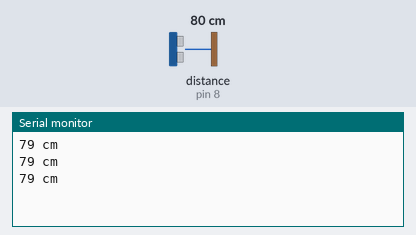
A sketch run on a simulated Arduino Uno, built with avr-gcc and run on an emulated ATmega328P. Shown: the last lines printed to the serial monitor. Wiring (inferred from the names in the program): ultrasonic range finder: trigger pin 9; echo pin 8. Inputs (shaded band) come from the test bench; at power-on: distance to the obstacle (sensor on pin 8) 80 cm. The echo pulse lasts 58.3 µs per cm.

Above: at 1.3 s.
1.4 s: distance to the obstacle (sensor on pin 8) set to 2 cm
At 1.9 s:
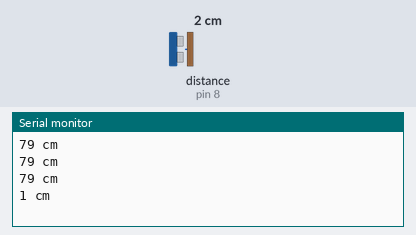
2.9 s: distance to the obstacle (sensor on pin 8) set to 4 cm
At 3.4 s:
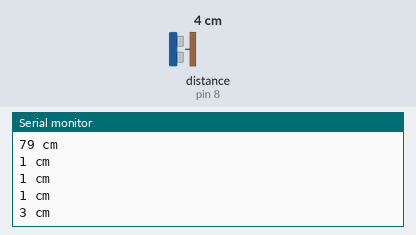
Timing chart, 0 to 5.9 s (numbered marks = the images above; inputs shaded):
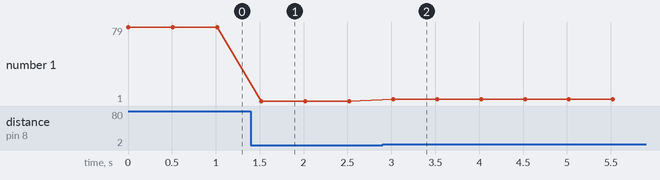

The sketch:

DistanceSensor.ino
```cpp
/*
 HC-SR04 Ping distance sensor]
 VCC to arduino 5v GND to arduino GND
 Echo to Arduino pin 13 Trig to Arduino pin 12
 Red POS to Arduino pin 11
 Green POS to Arduino pin 10
 560 ohm resistor to both LED NEG and GRD power rail
 More info at: http://goo.gl/kJ8Gl
 Original code improvements to the Ping sketch sourced from Trollmaker.com
 Some code and wiring inspired by http://en.wikiversity.org/wiki/User:Dstaub/robotcar
 */

#define TRIG_PIN 9
#define ECHO_PIN 8

void setup()
{
  Serial.begin (9600);
  pinMode(TRIG_PIN, OUTPUT);
  pinMode(ECHO_PIN, INPUT);
}

void loop()
{
  long distance = MeasureDistance(TRIG_PIN, ECHO_PIN);
  if (distance >= 20000 || distance <= 0)
  {
    Serial.println("Out of range");
  }  else {
    Serial.print(distance);
    Serial.println(" cm");
  }
  delay(500);
}

long MeasureDistance(int trigPin, int echoPin)
{
  digitalWrite(trigPin, LOW);  // Added this line
  delayMicroseconds(2); // Added this line
  digitalWrite(trigPin, HIGH);
  delayMicroseconds(10); // Added this line
  digitalWrite(trigPin, LOW);
  return (pulseIn(echoPin, HIGH) / 58.2);
}
```

Measured:
- after the input at 1.4 s, the serial monitor: prints a new line after 0.12 s (image 1)
- after the input at 2.9 s, the serial monitor: prints a new line after 0.12 s (image 2)
- plotted number 1: 79 → 1 after the input at 1.4 s, 1 → 3 after the input at 2.9 s
